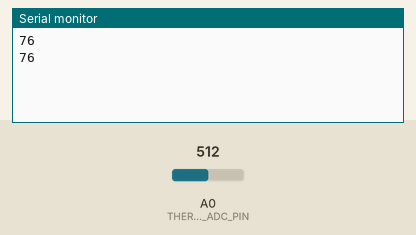
Recording of a sketch running on a simulated Arduino Uno, built with avr-gcc and run on an emulated ATmega328P. Parts: the last lines printed to the serial monitor. The test bench sets the inputs (shaded band); at power-on: A0 (THERMISTOR_ADC_PIN) = 512.

Above: at 1.8 s.
1.9 s: A0 (THERMISTOR_ADC_PIN) set to 716
At 2.8 s:
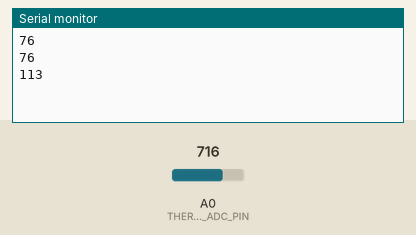
3.4 s: A0 (THERMISTOR_ADC_PIN) set to 900
At 4.7 s:
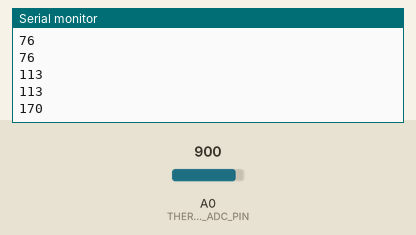
Timing chart, 0 to 6.4 s (numbered marks = the images above; inputs shaded):
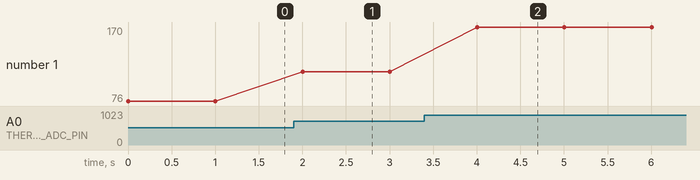

Measured:
- after the input at 1.9 s, the serial monitor: prints a new line after 0.10 s (image 1)
- after the input at 3.4 s, the serial monitor: prints a new line after 0.60 s (image 2)
- plotted number 1: 76 → 113 after the input at 1.9 s, 113 → 170 after the input at 3.4 s

The sketch:

main.ino
```cpp
#include <math.h>

#define THERMISTOR_ADC_PIN A0

double Thermistor(int RawADC) {
    double Temp;
    Temp = log(10000.0*((1024.0/RawADC-1)));
//         =log(10000.0/(1024.0/RawADC-1)) // for pull-up configuration
    Temp = 1 / (0.001129148 + (0.000234125 + (0.0000000876741 * Temp * Temp ))* Temp );
    Temp = Temp - 273.15;            // Convert Kelvin to Celcius
    Temp = (Temp * 9.0)/ 5.0 + 32.0; // Convert Celcius to Fahrenheit
    return Temp;
}

void setup() {
    Serial.begin(57600);
    pinMode(THERMISTOR_ADC_PIN, INPUT);
}

void loop() {
    Serial.println(int(Thermistor(analogRead(THERMISTOR_ADC_PIN))));  // display Fahrenheit
    delay(1000);
}
```
